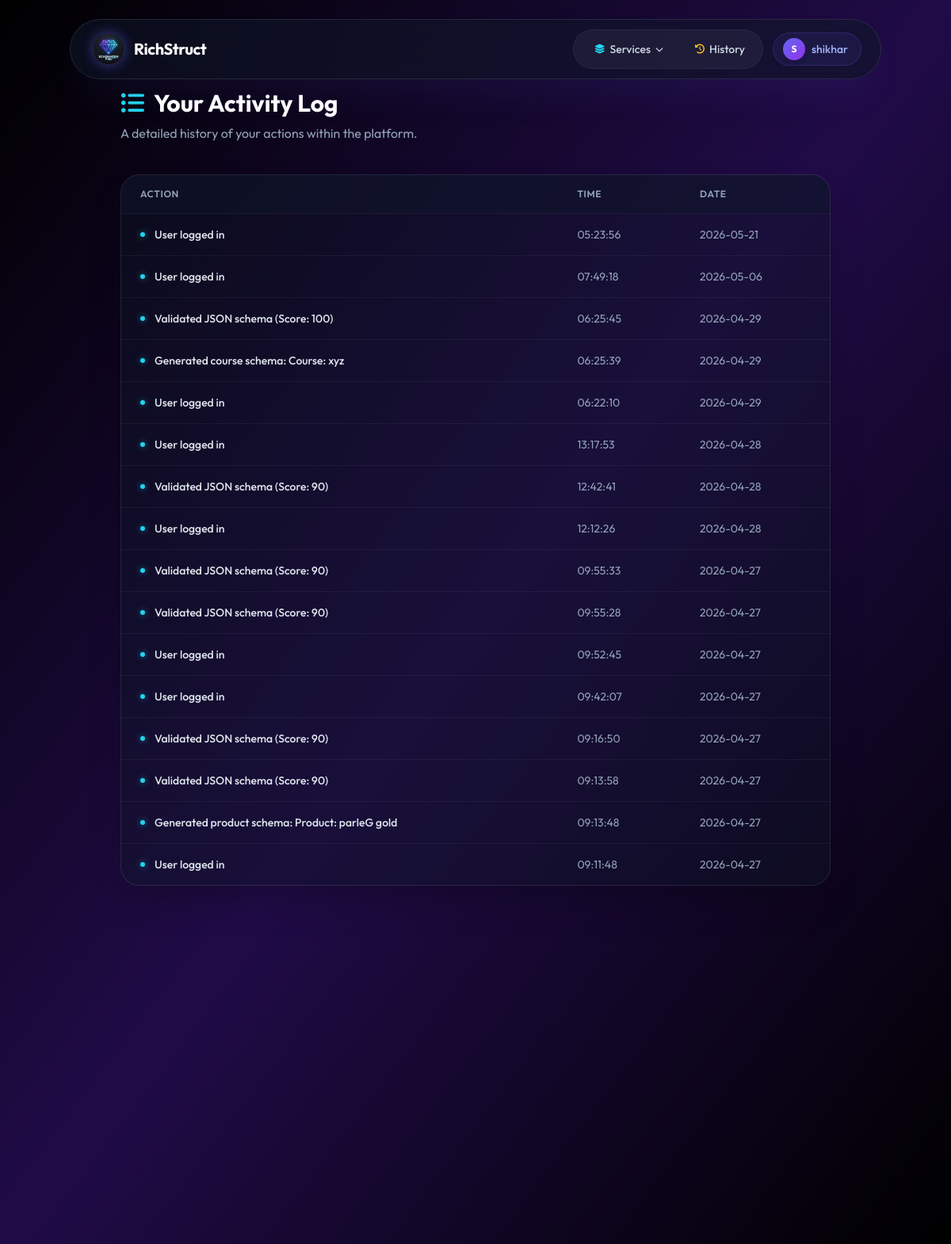
Page /activity (signed in) on the committed database.
### models.py (models this page shows, shortened)
class User(db.Model, UserMixin):
    id = db.Column(db.Integer, primary_key=True)
    username = db.Column(db.String(80), unique=True, nullable=False)
    email = db.Column(db.String(120), unique=True, nullable=False)
    password_hash = db.Column(db.String(256), nullable=False)
    created_at = db.Column(db.DateTime, default=datetime.utcnow)
    schemas = db.relationship('Schema', backref='owner', lazy=True)
    logs = db.relationship('ActivityLog', backref='user', lazy=True)

class ActivityLog(db.Model):
    id = db.Column(db.Integer, primary_key=True)
    action = db.Column(db.String(200), nullable=False)
    created_at = db.Column(db.DateTime, default=datetime.utcnow)
    user_id = db.Column(db.Integer, db.ForeignKey('user.id'), nullable=False)

### app.py (the view)
@app.route('/activity')
@login_required
def activity_log():
    logs = ActivityLog.query.filter_by(user_id=current_user.id).order_by(ActivityLog.created_at.desc()).limit(50).all()
    return render_template('activity.html', logs=logs)

### app.py (called while the page is built)
@login_manager.user_loader
def load_user(user_id):
    return db.session.get(User, int(user_id))

### templates/activity.html (shortened to what this page needs)
{% extends 'base.html' %}
{% block content %}
<div class="animate-fade-in-up max-w-4xl mx-auto">
    <div class="mb-10">
        <h1 class="text-3xl font-bold text-white flex items-center gap-3">
            <i class="fas fa-list-ul text-cyan-400"></i> Your Activity Log
        </h1>
        <p class="text-slate-400 mt-2">A detailed history of your actions within the platform.</p>
    </div>
    <div class="bg-slate-900/40 backdrop-blur-xl border border-white/10 rounded-3xl overflow-hidden shadow-2xl">
        {% if logs %}
        <div class="overflow-x-auto">
            <table class="w-full text-left border-collapse">
                <thead>
                    <tr class="bg-slate-900/50 border-b border-white/5">
                        <th class="px-6 py-4 text-xs font-semibold text-slate-400 uppercase tracking-wider">Action</th>
                        <th class="px-6 py-4 text-xs font-semibold text-slate-400 uppercase tracking-wider">Time</th>
                        <th class="px-6 py-4 text-xs font-semibold text-slate-400 uppercase tracking-wider">Date</th>
                    </tr>
                </thead>
                <tbody class="divide-y divide-white/5">
                    {% for log in logs %}
                    <tr class="hover:bg-white/5 transition-colors group">
                        <td class="px-6 py-4 flex items-center gap-3 text-sm font-medium text-slate-200 group-hover:text-white transition-colors">
                            <span class="w-1.5 h-1.5 rounded-full bg-cyan-400 shadow-[0_0_8px_rgba(34,211,238,0.6)]"></span>
                            {{ log.action }}
                        </td>
                        <td class="px-6 py-4 text-sm text-slate-400">{{ log.created_at.strftime('%H:%M:%S') }}</td>
                        <td class="px-6 py-4 text-sm text-slate-400">{{ log.created_at.strftime('%Y-%m-%d') }}</td>
                    </tr>
                    {% endfor %}
                </tbody>
            </table>
        </div>
        {% endif %}
    </div>
</div>
{% endblock %}

### templates/base.html (shortened to what this page needs)
<!DOCTYPE html>
<html lang="en">
<head>
  <link rel="stylesheet" href="https://cdnjs.cloudflare.com/ajax/libs/font-awesome/6.4.0/css/all.min.css">
  <script src="https://cdn.tailwindcss.com"></script>
</head>
<body class="text-slate-200 font-sans overflow-x-hidden antialiased bg-black selection:bg-indigo-500/30">
  <div class="fixed inset-0 -z-10 overflow-hidden bg-black">
    <video autoplay muted loop playsinline class="w-full h-full object-cover mix-blend-luminosity opacity-60">
      <source src="https://media.istockphoto.com/id/1310134440/video/digital-transformation-concept-system-engineering-binary-code-programming.mp4?s=mp4-640x640-is&k=20&c=yL2j8oN-N-Zl_A1wH0O7sY8Q_o_v0xKk0xX_K8f7s2g=" type="video/mp4">
    </video>
    <div class="absolute inset-0 bg-gradient-to-br from-black/95 via-violet-950/70 to-black/95"></div>
  </div>
  <nav class="fixed w-[92%] max-w-5xl z-50 top-6 left-1/2 -translate-x-1/2 transition-all duration-300 bg-slate-900/60 backdrop-blur-2xl border border-white/10 rounded-full py-3 px-6 shadow-2xl shadow-indigo-500/10">
    <div class="flex items-center justify-between">
      <a href="{{ url_for('index') }}" class="flex items-center gap-3 group cursor-pointer pl-1">
        <img src="{{ url_for('static', filename='img/logo.png') }}" alt="RichStruct Logo" class="w-10 h-10 rounded-full shadow-[0_0_15px_rgba(99,102,241,0.5)] group-hover:shadow-[0_0_25px_rgba(99,102,241,0.8)] transition-all duration-300 border border-white/10">
        <h1 class="text-xl font-bold text-white tracking-tight">RichStruct</h1>
      </a>
      <div class="flex items-center gap-2">
        {% if current_user.is_authenticated %}
          <div class="hidden sm:flex items-center gap-1 bg-white/5 rounded-full p-1.5 border border-white/5">
            <div class="nav-dropdown" id="servicesDropdown">
              <button onclick="toggleDropdown()" class="flex items-center gap-1.5 px-5 py-2 rounded-full text-sm font-medium text-slate-300 hover:text-white hover:bg-white/10 transition-all select-none">
                <i class="fas fa-layer-group text-cyan-400 text-xs"></i> Services
                <i class="fas fa-chevron-down text-[10px] transition-transform duration-200" id="servicesChevron"></i>
              </button>
            </div>
            <a href="{{ url_for('history') }}" class="flex items-center gap-1.5 px-4 py-2 rounded-full text-sm font-medium text-slate-300 hover:text-white hover:bg-white/10 transition-all">
              <i class="fas fa-history text-amber-400 text-xs"></i> History
            </a>
          </div>
          <a href="{{ url_for('dashboard') }}" class="hidden sm:flex items-center gap-2 ml-1 pl-3 pr-4 py-1.5 rounded-full bg-indigo-500/10 border border-indigo-500/20 hover:bg-indigo-500/20 hover:border-indigo-500/40 transition-all duration-200 group">
            <div class="w-7 h-7 rounded-full bg-gradient-to-br from-indigo-500 to-purple-600 flex items-center justify-center text-white text-xs font-bold shadow-md">
              {{ current_user.username[0].upper() }}
            </div>
            <span class="text-sm font-medium text-indigo-300 group-hover:text-indigo-200 transition-colors">{{ current_user.username }}</span>
          </a>
        {% endif %}
      </div>
    </div>
  </nav>
  <main class="min-h-screen pt-28 pb-20 relative z-10 px-6">
    <div class="max-w-7xl mx-auto">
      {% block content %}{% endblock %}
    </div>
  </main>
</body>
</html>

### templates/base.html (style rules this page uses)
.nav-dropdown { position: relative; }

### rows in the picture
User: username "S", username "shikhar"
ActivityLog: action "User logged in", created_at "05:23:56", created_at "2026-05-21"
ActivityLog: action "User logged in", created_at "07:49:18", created_at "2026-05-06"
ActivityLog: action "Validated JSON schema (Score: 100)", created_at "06:25:45", created_at "2026-04-29"
ActivityLog: action "Generated course schema: Course: xyz", created_at "06:25:39", created_at "2026-04-29"
ActivityLog: action "User logged in", created_at "06:22:10", created_at "2026-04-29"
ActivityLog: action "User logged in", created_at "13:17:53", created_at "2026-04-28"
ActivityLog: action "Validated JSON schema (Score: 90)", created_at "12:42:41", created_at "2026-04-28"
ActivityLog: action "User logged in", created_at "12:12:26", created_at "2026-04-28"
ActivityLog: action "Validated JSON schema (Score: 90)", created_at "09:55:33", created_at "2026-04-27"
ActivityLog: action "Validated JSON schema (Score: 90)", created_at "09:55:28", created_at "2026-04-27"
ActivityLog: action "User logged in", created_at "09:52:45", created_at "2026-04-27"
ActivityLog: action "User logged in", created_at "09:42:07", created_at "2026-04-27"
ActivityLog: action "Validated JSON schema (Score: 90)", created_at "09:16:50", created_at "2026-04-27"
ActivityLog: action "Validated JSON schema (Score: 90)", created_at "09:13:58", created_at "2026-04-27"
ActivityLog: action "Generated product schema: Product: parleG gold", created_at "09:13:48", created_at "2026-04-27"
ActivityLog: action "User logged in", created_at "09:11:48", created_at "2026-04-27"
